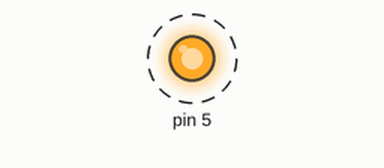
Recording of a sketch running on a simulated Arduino Uno, built with avr-gcc and run on an emulated ATmega328P. On the bench: output pins drawn as LEDs (lit = HIGH). Dashed ring = blinking.

Above: at 0.5 s.
Timing chart, 0 to 4.6 s (numbered marks = the images above):
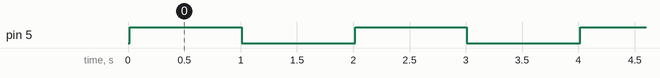

The sketch:

SoftPWM_Arduino_LED_Blink.ino
```cpp
#include <SoftPWM.h>

void setup()
{
  SoftPWMBegin();

  SoftPWMSet(5, 0);
  SoftPWMSetFadeTime(13, 1000, 1000);
}

void loop()
{
  SoftPWMSet(5, 255);
  delay(1000);
  SoftPWMSet(5, 0);
  delay(1000);
}
```

Measured:
- by itself, pin 5: alternates HIGH for 0.99 s and LOW for 1.0 s
